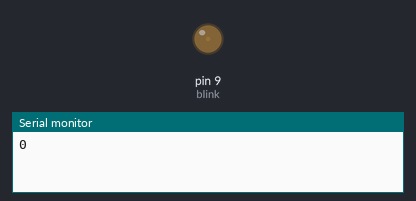
Recording of a sketch running on a simulated Arduino Uno, built with avr-gcc and run on an emulated ATmega328P. On the bench: output pins drawn as LEDs (lit = HIGH), the last lines printed to the serial monitor.

Above: at 0.05 s.
At 0.95 s:
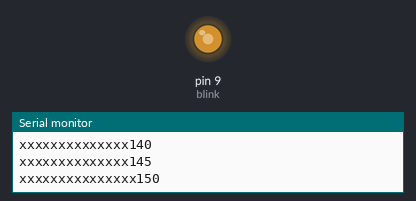
At 1.4 s:
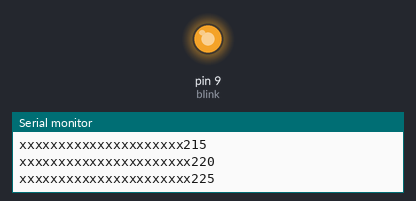
At 2.8 s:
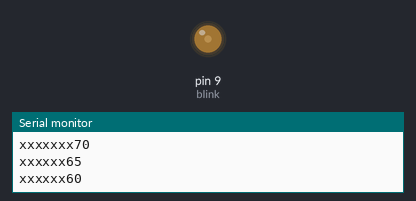
Timing chart, 0 to 7.3 s (numbered marks = the images above):
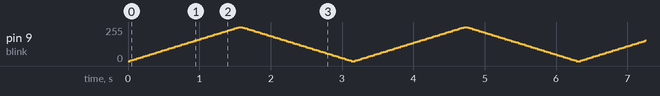

The sketch:

LED_Blink_Revisited.ino
```cpp
int blink = 9;
int analog = 9;
int value  = 0;


void setup() {
	Serial.begin(9600);
	pinMode(blink, OUTPUT);

}

void loop()
{

	for(int value = 0; value <=  255; value += 5) {
		analogWrite(blink, value);
		delay(30);
	for(int dash = 0; dash < value/10; dash++) {
		Serial.print("x");
	}
	Serial.println(value);
	}
	for (int value = 255; value >= 0; value -=5) {
		analogWrite(blink, value);
		delay(30);
		for(int dash = 0; dash < value/10; dash++) {
			Serial.print("x");
		}
		Serial.println(value);

	}


	}
```
